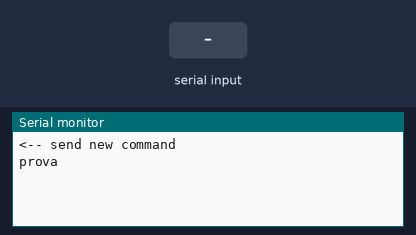
A sketch run on a simulated Arduino Uno, built with avr-gcc and run on an emulated ATmega328P. Parts: the last lines printed to the serial monitor. Inputs (shaded band) come from the test bench.

Above: at 1.2 s.
1.3 s: "1" received over Serial
At 2.6 s:
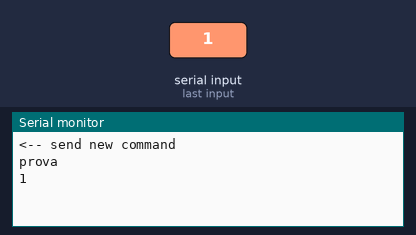
2.9 s: "0" received over Serial
At 4.0 s:
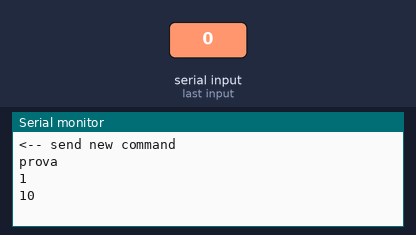
4.4 s: "2" received over Serial
At 5.1 s:
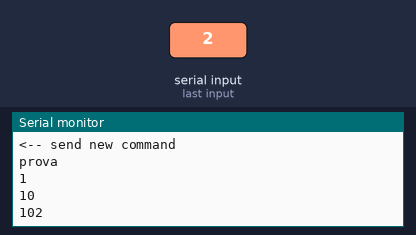
Timing chart, 0 to 7.4 s (numbered marks = the images above; inputs shaded):
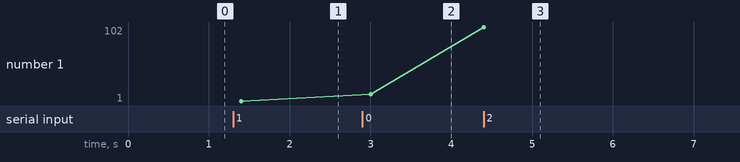

Measured:
- after the input at 1.3 s, the serial monitor: prints a new line after 0.10 s (image 1)
- after the input at 2.9 s, the serial monitor: prints a new line after 0.10 s (image 2)
- after the input at 4.4 s, the serial monitor: prints a new line at once (image 3)
- plotted number 1: 1 → 10 after the input at 2.9 s, 10 → 102 after the input at 4.4 s

The sketch:

send_request.ino
```cpp
#include <string.h>

void setup() {
    Serial.begin(9600);
}

void trace(char* message)
{
   Serial.println(message);
}


bool send_command(char* szCommand, char* szSuccessMarker, char* szFailureMarker, long timeout, String& response)
{
    // Clear response
    response = "";

    // Sent command to remote device
    Serial.println(szCommand);

    // wait for complete response
    int n = 100;
    long dt = timeout / n;
    for (int i=0; i<n; i++)
    {
        // Receive new chars from remote device, if any,
        // and append to 'response' buffer
          bool new_chars_received = false;
            while (Serial.available())
            {
                char ch = Serial.read();
                response += ch;
                trace(response.c_str());
                new_chars_received = true;
            }

          // Check for complete response, and in case return either true (for success)
          // or false (for error)
          if (new_chars_received)
          {
            if (strstr(response.c_str(), szSuccessMarker)) {
              return true;
            }
            if (strstr(response.c_str(), szFailureMarker)) {
              return false;
            }
          }

          // Otherwise, keep on receiving response

        delay(dt);
    }

    // Fail for timeout elapsed
    return false;
}


void loop()
{
    String response;
    char* request = "prova";

    trace("<-- send new command");
    if (send_command(request, "OK", "ERROR", 10000, response))
    {
        trace("--> success");
    }
      else
    {
        trace("--> failure");
    }
    trace("Response was:");
    trace(response.c_str());

    delay(1000);
}
```
